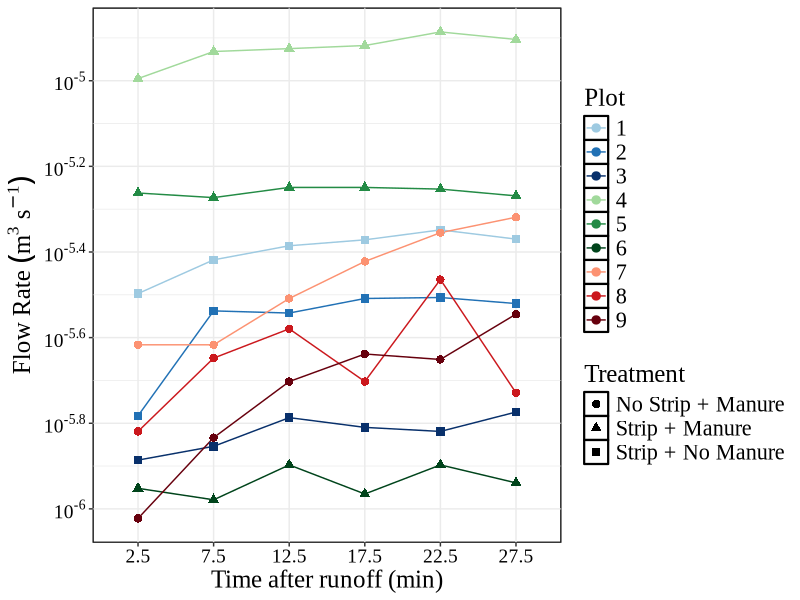
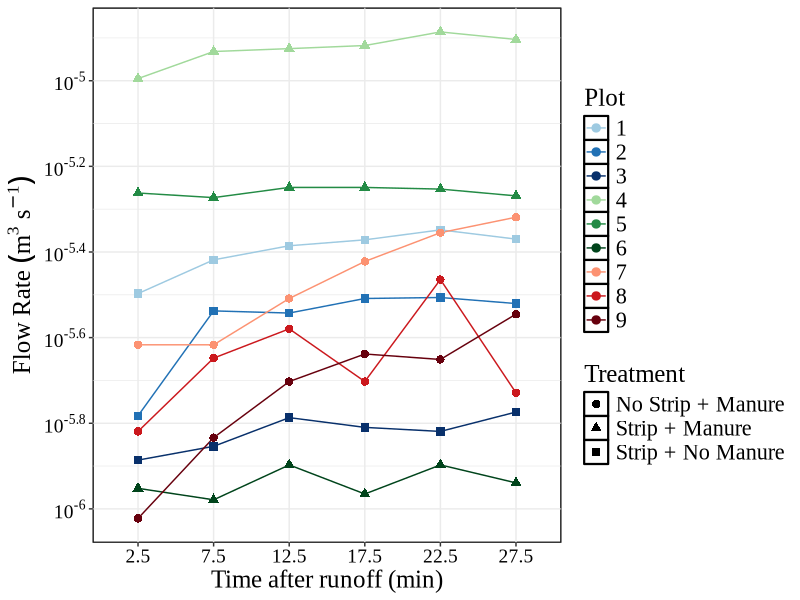

Source code (R) for these figures, in order:
library(readxl)
library(ggplot2)
library(scales)
theme_set(theme_bw())

data <- read_xlsx("Flow_Data.xlsx")

figure <- ggplot(data, aes(x = as.factor(Time), y = Flow, color = as.factor(Plot))) +
  geom_line(aes(group = Plot)) +
  geom_point(aes(shape = Treatment), size = 2.5) +
  xlab("Time after runoff (min)") +
  ylab(bquote("Flow Rate"~(m^3~s^-1))) +
  theme(legend.title = element_text(family = "Times New Roman", size = 18),
        legend.text = element_text(family = "Times New Roman", size = 16),
        axis.text.x = element_text(family = "Times New Roman", size = 14, color = "black"),
        axis.text.y = element_text(family = "Times New Roman", size = 14, color = "black"),
        axis.title.x = element_text(family = "Times New Roman", size = 18),
        axis.title.y = element_text(family = "Times New Roman", size = 18),
        panel.background = element_rect(colour = "black", linetype = "solid", size = 0.75)) +
  scale_color_manual(name = "Plot", values=c('#9ECAE1', '#2171B5', '#08306B',
                              '#A1D99B', '#238B45', '#00441B',
                              '#FC9272', '#CB181D', '#67000D')) +
  scale_y_log10(
    breaks = scales::trans_breaks("log10", function(x) 10^x),
    labels = scales::trans_format("log10", scales::math_format(10^.x))
  )

figure

ggsave("figure_S1.tiff", plot = figure,
       width = 10, height = 7, units = c("in"))
